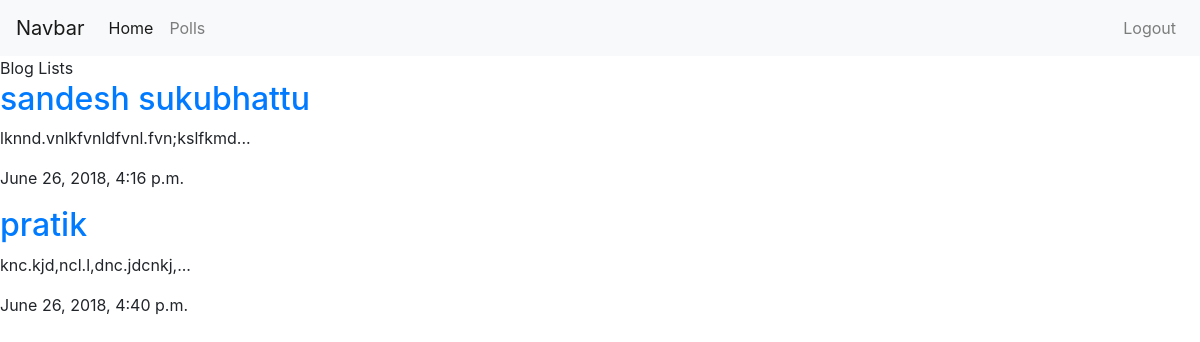
Screenshot of /articles/ (signed in) with the database file from the repository.
### articles/models.py (models this page shows, shortened)
class Article(models.Model):
    title = models.CharField(max_length=100)
    slug = models.SlugField()
    body = models.TextField()
    date = models.DateTimeField(auto_now_add=True)
    thumb = models.ImageField(default='default.png', blank=True)
    def snippet(self):
        return self.body[:50] + '...'

### articles/views.py (the view)
# urls.py: path('', views.article_list, name="list"),
def article_list(request):
    articles = Article.objects.all().order_by('date');
    return render(request, 'articles/article_list.html', { 'articles': articles })

### articles/templates/articles/article_list.html
{% extends 'base.html' %}
{% load static %}
{% block content%}
    Blog Lists
    <div class="articles">
    {% for article in articles %}
        <div class="article">
            <h2><a href="{% url 'articles:detail' slug=article.slug %}">{{ article.title }}</a></h2>
            <p>{{ article.snippet }}</p>
            <p>{{ article.date }}</p>
        </div>
    {% endfor %}
    </div>
{% endblock %}

### rows the page displays
Article: title "sandesh sukubhattu", snippet "lknnd.vnlkfvnldfvnl.fvn;kslfkmd...", date "June 26, 2018, 4:16 p.m."
Article: title "pratik", snippet "knc.kjd,ncl.l,dnc.jdcnkj,...", date "June 26, 2018, 4:40 p.m."
